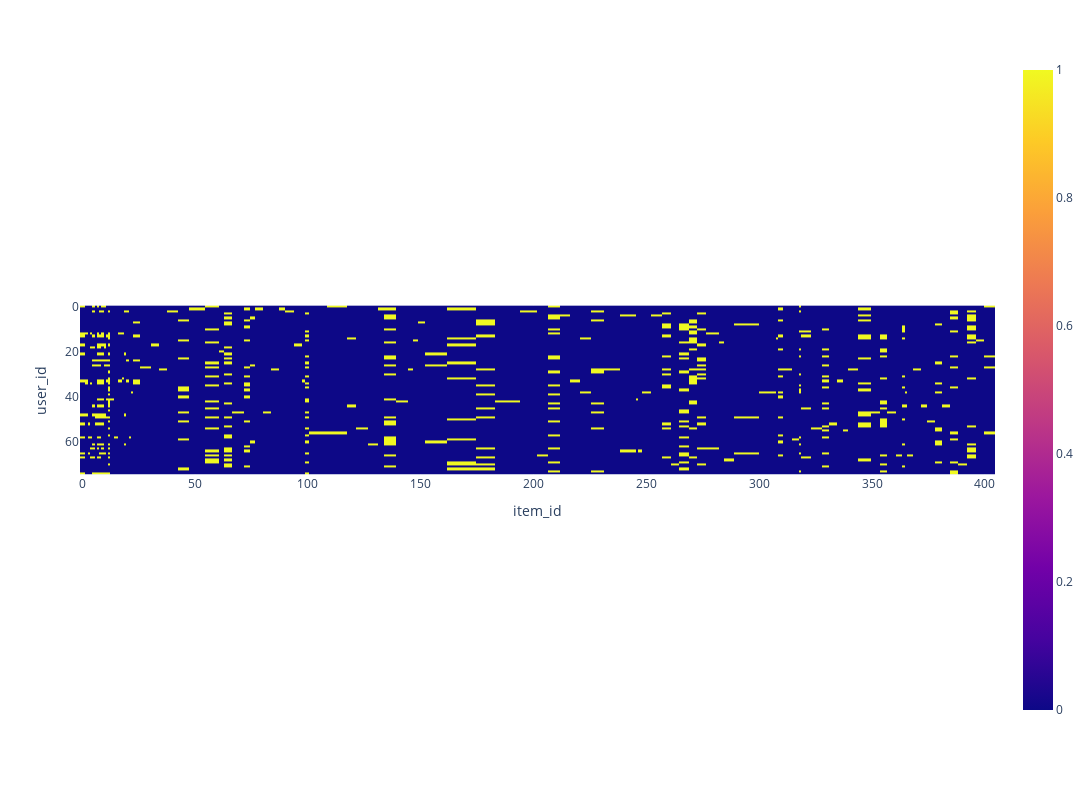

Here is the notebook cell this chart was saved with:
### Code cell
px.imshow(actions_pivot_table, width=1800, height=800)

### Figure 1 — Plotly figure (JSON) as saved in the notebook; plotly's stock layout.template omitted (floating-point values rounded to 4 significant figures; data arrays with more than 128 entries replaced by an {"elided": "..."} marker saying what was removed)
{"data": [{"coloraxis": "coloraxis", "hovertemplate": "item_id: %{x}<br>user_id: %{y}<br>color: %{z}<extra></extra>", "name": "0", "type": "heatmap", "x": [0, 2, 3, 4, 5, 6, 7, 8, 9, 10, 11, 12, 13, 15, 17, 18, 19, 20, 21, 22, 23, 28, 33, 35, 40, 45, 50, 59, 62, 64, 69, 74, 75, 78, 82, 85, 89, 91, 97, 98, 99, 102, 115, 120, 123, 130, 132, 135, 143, 146, 147, 151, 153, 170, 179, 187, 201, 202, 211, 212, 220, 221, 230, 232, 245, 246, 247, 249, 255, 259, 263, 266, 272, 273, 280, 284, 285, 293, 307, 308, 309, 312, 317, 318, 319, 327, 329, 333, 336, 338, 341, 347, 352, 355, 358, 363, 364, 365, 366, 370, 373, 376, 380, 382, 387, 389, 395, 397, 402], "xaxis": "x", "y": [0, 1, 2, 3, 4, 5, 6, 7, 8, 9, 10, 11, 12, 13, 14, 15, 16, 17, 18, 19, 20, 21, 22, 23, 24, 25, 26, 27, 28, 29, 30, 31, 32, 33, 34, 35, 36, 37, 38, 39, 40, 41, 42, 43, 44, 45, 46, 47, 48, 49, 50, 51, 52, 53, 54, 55, 56, 57, 58, 59, 60, 61, 62, 63, 64, 65, 66, 67, 68, 69, 70, 71, 72, 73, 74], "yaxis": "y", "z": {"elided": "75x109 int values"}}], "layout": {"coloraxis": {"colorscale": [[0, "#0d0887"], [0.1111, "#46039f"], [0.2222, "#7201a8"], [0.3333, "#9c179e"], [0.4444, "#bd3786"], [0.5556, "#d8576b"], [0.6667, "#ed7953"], [0.7778, "#fb9f3a"], [0.8889, "#fdca26"], [1, "#f0f921"]]}, "height": 800, "margin": {"t": 60}, "width": 1800, "xaxis": {"anchor": "y", "constrain": "domain", "domain": [0, 1], "scaleanchor": "y", "title": {"text": "item_id"}}, "yaxis": {"anchor": "x", "autorange": "reversed", "constrain": "domain", "domain": [0, 1], "title": {"text": "user_id"}}}}
